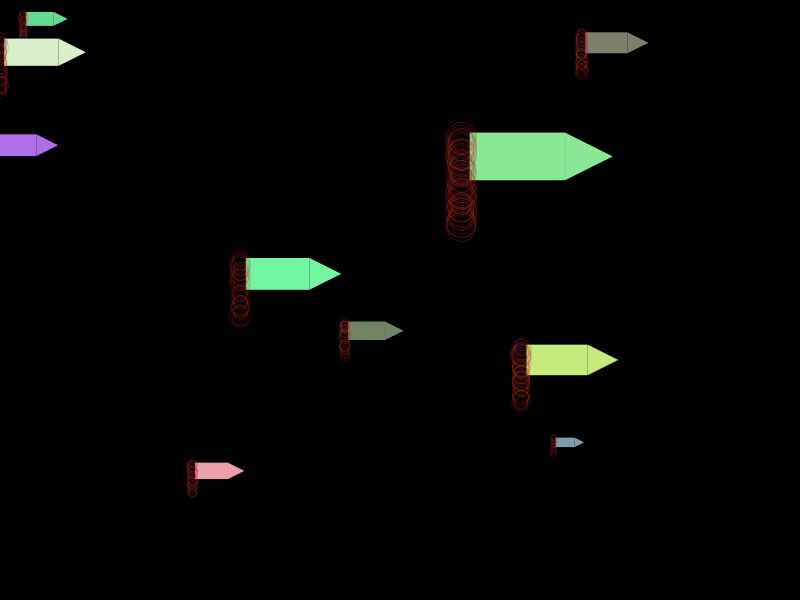
Frame 1 (no input)
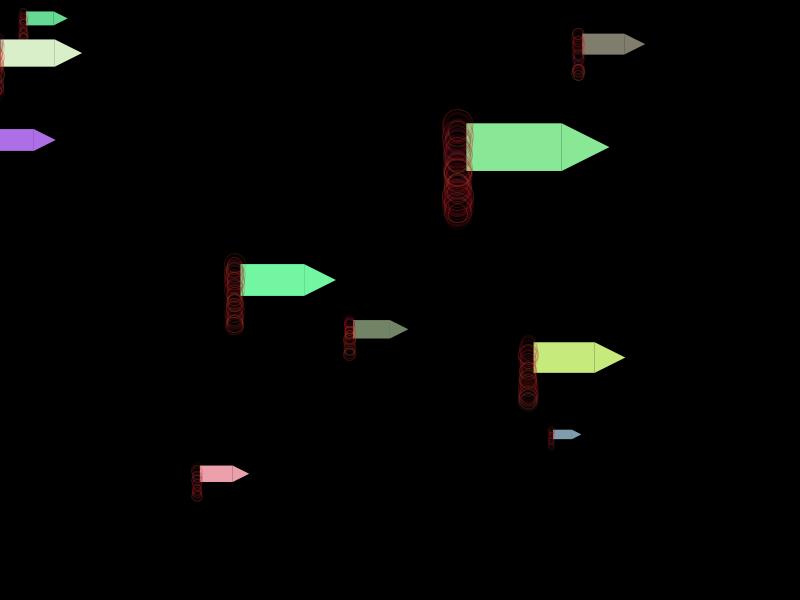
Frame 60 (the mouse pressed at the canvas centre just before this capture)
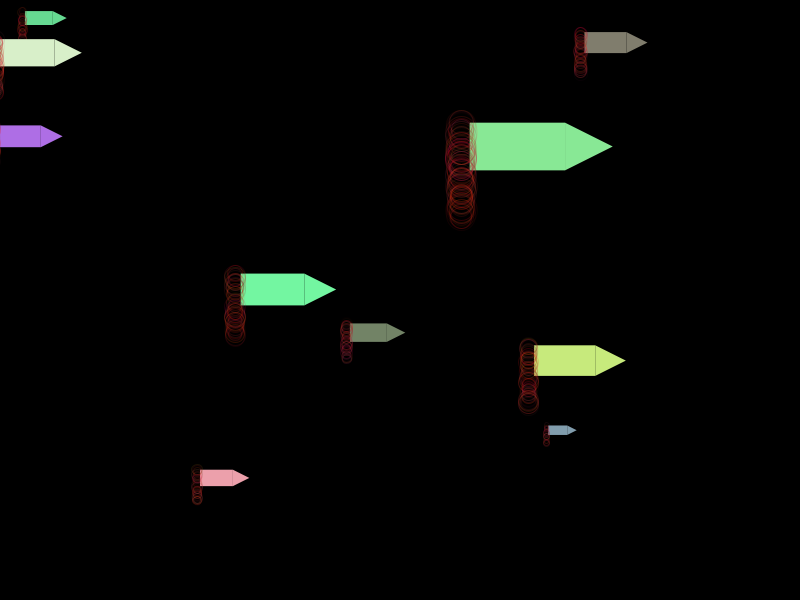
Frame 120 (the mouse held since frame 60 and released just before this capture)

The Processing sketch that drew these frames (run headless with seeded random() and noise(); from frame 60 on, the mouse is pressed at the canvas centre):

// Processing sketch: space
// ── space.pde
//array objects

float x;
float y;
float size;
color theColor = color(100, 222, 255);


Rocketship[] ship = new Rocketship[10];

void setup() {
  size(800, 600);


  for (int i=0; i<ship.length; i++) {
    float x = random (1, width);
    float y= random (1, height);
    float size= random (5, 100);
    color theColor = color(random(100, 255), random(100, 255), random(100, 255));
    ship[i]= new Rocketship(x, y, size, theColor);
  }
}

void draw() {
  background(0);

  if (keyPressed) {
    for (Rocketship s : ship) { //this means s will now forever stand for ship
      s.move();
    }
  } else {
    for (Rocketship s : ship) {
      s.hover();
    }
  }
  for (Rocketship s : ship) {
    s.display();
  }
}
// ── rocketship.pde
class Rocketship {
  float x;
  float y;
  float size;
  color theColor;

  Rocketship(float tempX, float tempY, float tempSize, color tempColor) {
    x= tempX;
    y = tempY;
    size = tempSize;
    theColor = tempColor;
  }

  void move() {
    x+=2;

    if (x>width+size) {
      x= - size;
    }
  }

  void hover() {
    x+=random(-1, 1);
    y+=random(-1, 1);
  }

  void display() {
    noStroke();
    fill(theColor);
    rectMode(CENTER);
    rect(x, y, size, size/2);
    triangle(x+size/2, y-size/4, x+size/2, y+size/4, x+size, y);


    for (int i=0; i<size; i++) {
      stroke(random(100, 255), random (0, 75), random(0, 75), random(0, 75));
      noFill();
      float circleSize = random(size/5, size/3);
      ellipse(x-size/1.7, y- size/4+i, circleSize, circleSize);
    }
  }
}
